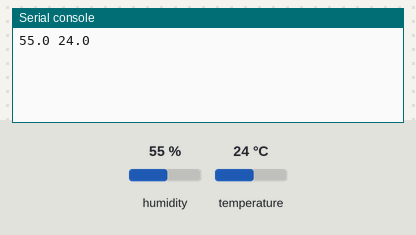
This program was run on a simulated CircuitPython board. On the bench: the last lines printed to the serial console. The inputs (shaded band) are chosen by the test bench; at power-on: humidity 55 %, temperature 24 °C.

Above: at 1.2 s.
1.3 s: humidity set to 22 %
At 6.0 s:
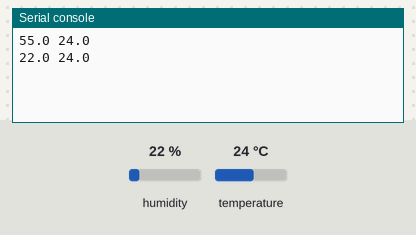
7.6 s: temperature set to 12 °C
At 11.9 s:
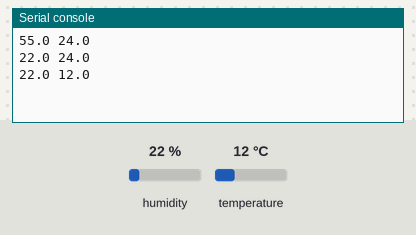
13.9 s: humidity set to 40 %
At 16.6 s:
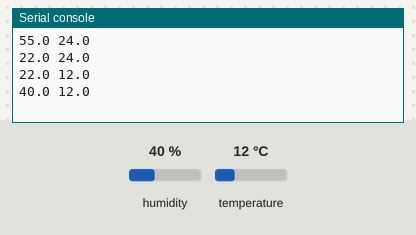
Timing chart, 0 to 18.1 s (numbered marks = the images above; inputs shaded):
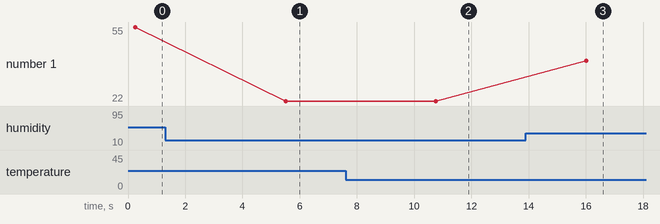

Measured:
- after the input at 1.3 s, the serial console: prints a new line after 4.2 s (image 1)
- after the input at 7.6 s, the serial console: prints a new line after 3.2 s (image 2)
- after the input at 13.9 s, the serial console: prints a new line after 2.1 s (image 3)
- plotted number 1: 55 → 22 after the input at 1.3 s, 22 → 40 after the input at 13.9 s

The program:

Exercise6a.py
```python
#Exercise6a.py
#Library
from time import sleep
import board
import adafruit_dht

#Setup
dhtDevice=adafruit_dht.DHT22(board.D17,use_pulseio=False)

#Function
def readDHT22():
    try:
        #sensor reads correctly
        temperature_c = dhtDevice.temperature
        humidity=dhtDevice.humidity
    except:
        #sensor mulfunction
        temperature_c=0
        humidity=0
    return (humidity,temperature_c)

#Algorithm
while True:
    humidity,temperature=readDHT22()
    print(humidity,temperature)
    sleep(5)
```
